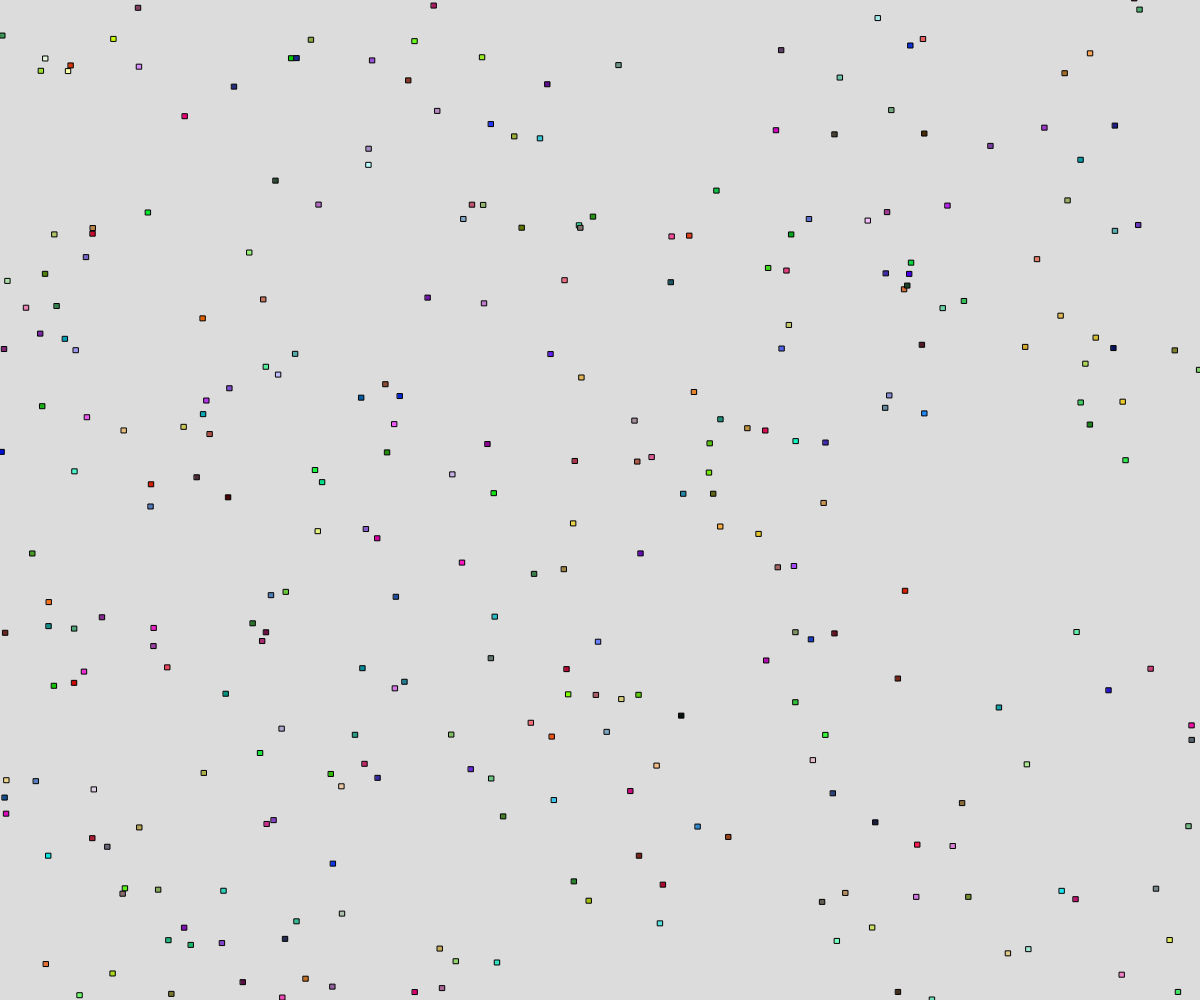
Frame 1 (no input)
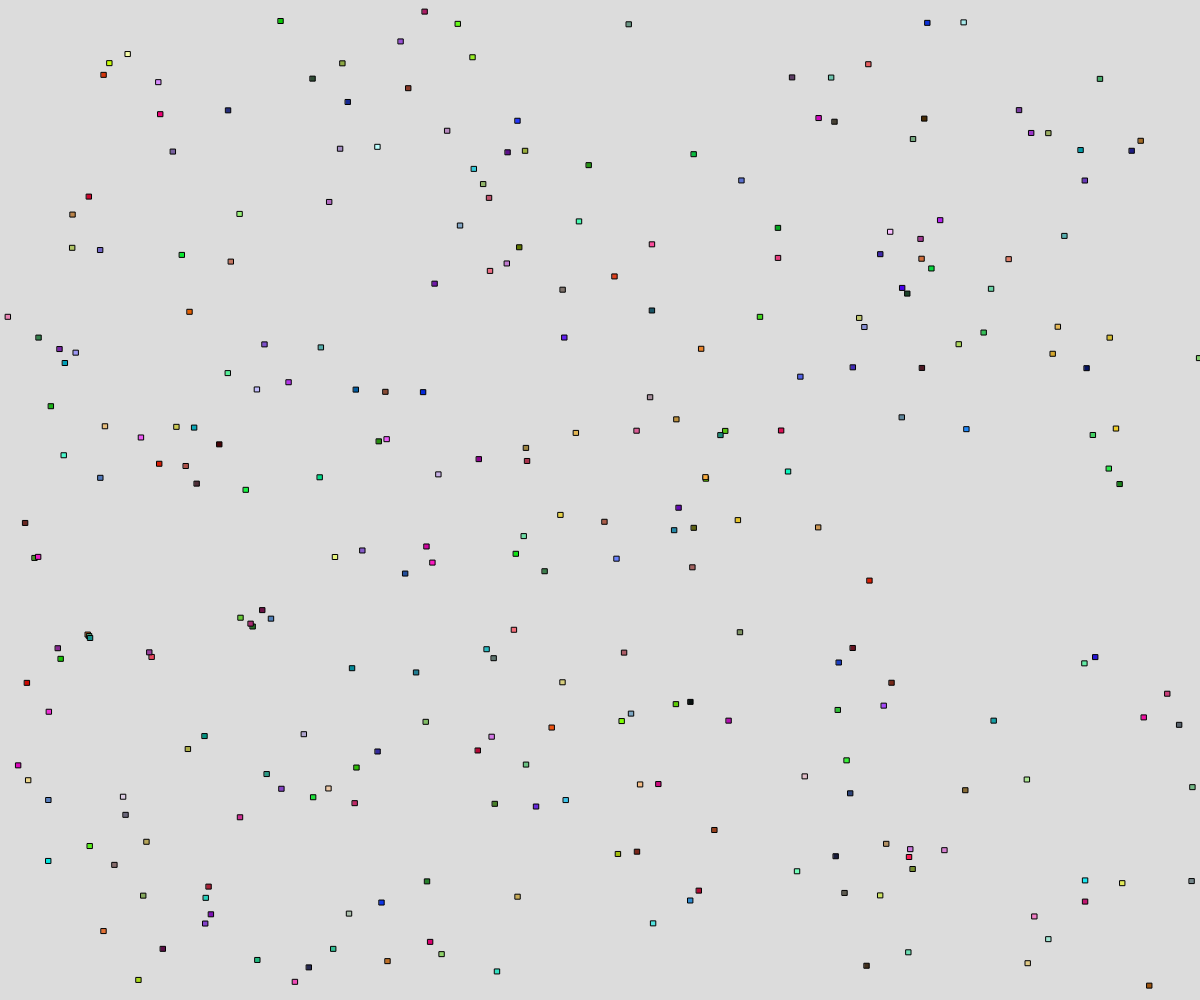
Frame 60 (no input)
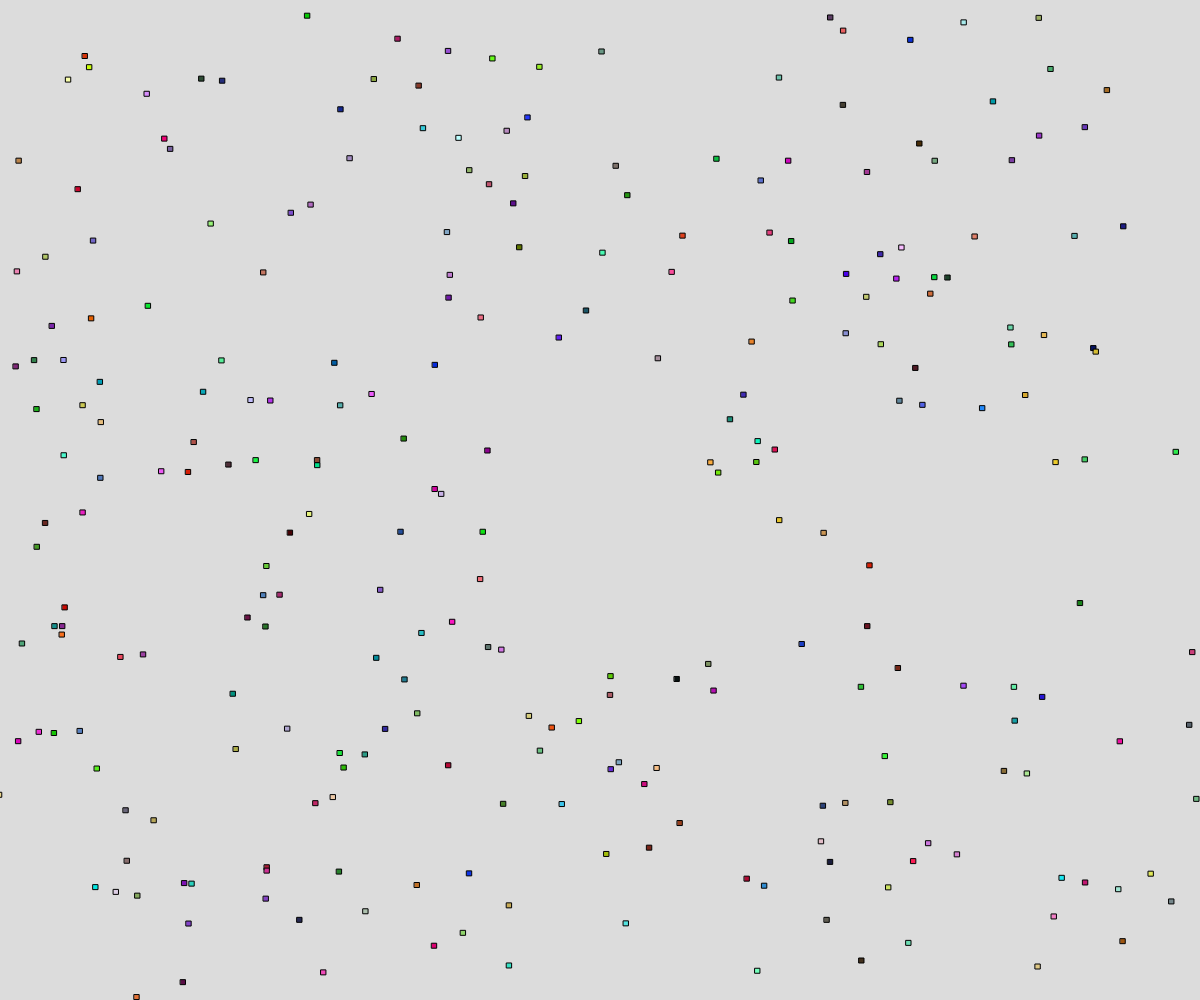
Frame 120 (the mouse pressed at the canvas centre since frame 60)

The p5.js sketch that drew these frames (run headless with seeded random() and noise() and a simulated clock; from frame 60 on, the mouse is pressed at the canvas centre):

// p5.js sketch
// ── sketch.js
// Project Title
// Your Name
// Date

//a first look at working with multiple objects

let singleWalker;
let walkers = [];
const NUM_WALKERS = 300;



function setup() {
  createCanvas(windowWidth, windowHeight);
  singleWalker = new Walker(100, 150, "green");
  initWalker();
  //noStroke();
}

function initWalker(){
  //create a bunch of walker objects, put in an array
  for(let i = 0; i < NUM_WALKERS; i++){
    let c = color(random(255),random(255),random(255));
    let w = new Walker(random(width), random(height),c);
    walkers.push(w);
  }
}

function draw() {
  background(220);
  //singleWalker.move();
  //singleWalker.display();
  // for(let currentWalker of walkers){ //loop by item
  //   currentWalker.move();
  //   currentWalker.display();
  // }

  for(let i = 0; i < walkers.length; i++){
    //this allows us to delete
    let w = walkers[i];
    w.move();
    w.display();

    //ask if current object is close to mouse
    if(dist(w.x, w.y, mouseX, mouseY) < 80){
      // to delete 
      walkers.splice(i, 1);
    }
  }
}

class Walker {
  //1. constructor
  constructor(x, y, c){
    this.x = x; this.y = y; this.c = c;
    this.speed = random(2, 10);
    this.size = 5;

  }


  //2. class methods
  display(){ //render walkler
    rectMode(CENTER);
    fill(this.c);
    square(this.x, this.y, this.size);
  }

  move(){
    //equally likely chance of up, down, left, right, movement 
    let choice = floor(random(4)); // 0, 1, 2, 3
    switch(choice){
    case 0: //LEFT
      this.x -= this.speed;
      break;
    case 1: //RIGHT
      this.x += this.speed;
      break;
    case 2: //UP
      this.y -= this.speed;
      break;
    case 3: //DOWN
      this.y += this.speed;
      break;
    }

  }
  
}
